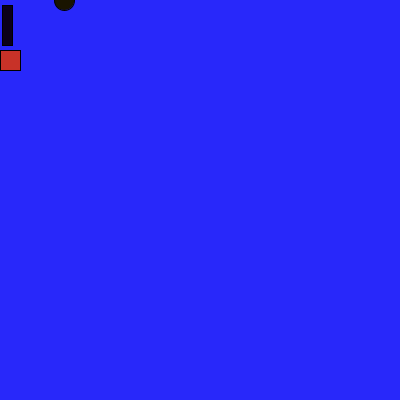
Frame 1 (no input)
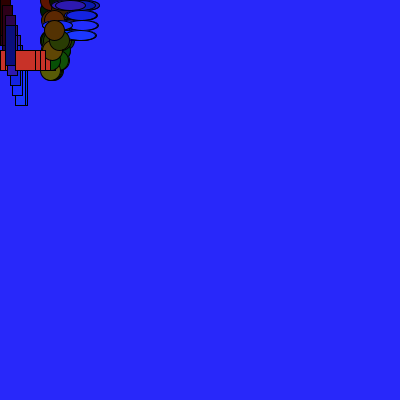
Frame 60 (the mouse pressed at the canvas centre just before this capture)
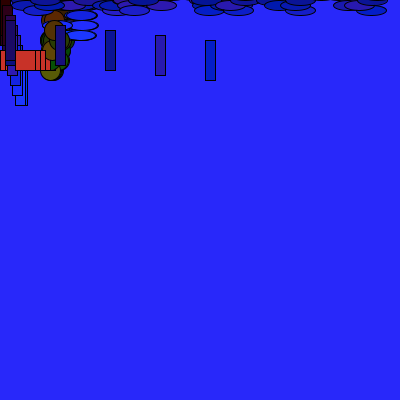
Frame 120 (the mouse held since frame 60 and released just before this capture)

The Processing sketch that drew these frames (run headless with seeded random() and noise(); from frame 60 on, the mouse is pressed at the canvas centre):

// Processing sketch: processing_61852
// ── processing_61852.pde


void setup(){
  smooth();
  size (400,400);
  fill (70,100,210);
  background(40,40,250); 
}



  int x2=0;
  int z=0;
  int speed=5;
  float y=50;
  float speed2=random(10);
  void draw(){
    frameRate(15);
    if (mouseX <200) {
      fill ((random(100)),z+20,z/10);
      ellipse ((y+(random(15))),z,20,20);
      fill (200,50,40);
      rect (x2,y,20,20);
      y=y+speed2;
      z=z+speed;
      x2=x2+speed;
    }
    if (mouseX <=200) {
      fill ((random(50)),z-10,5*z);
      ellipse ((y+random(30)),z-30,30,10);
      rect (x2/2,z,10,40);
      y=y-speed2;
      z=z+speed;
      x2=x2+speed*(mouseY/10);
    }
  
    if ((x2<0)||(x2>=380)){
      speed=speed*-1;
    }
    if ((y<20)||(y>380)){
      speed2=speed2*-1;
    }
    if((abs(x2-y))<20){
      speed=speed*-1;
   }
    
  }
